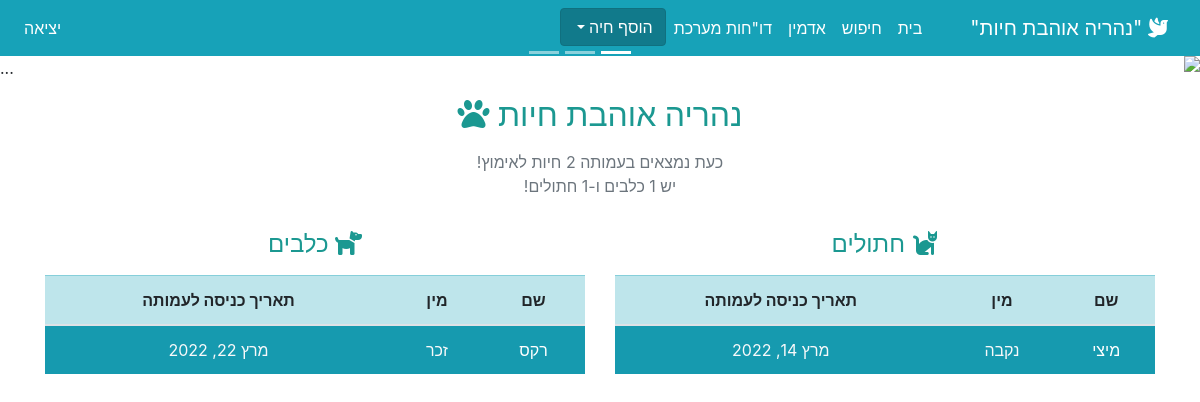
The page / on the database its author committed.
### shelter/models.py (models this page shows, shortened)
class Cat(models.Model):
    id = models.AutoField(primary_key=True)
    name = models.CharField(max_length=255, verbose_name=_('שם'))
    birth_date = models.DateField(default=datetime.date.today, verbose_name=_('תאריך לידה'))
    gender = models.CharField(choices=GENDER_CHOICES, max_length=6, verbose_name=_('מין'))
    image = models.ImageField(upload_to='mediaCats/', default='media/generic_img.png', blank=True, verbose_name=_('הוסף תמונה'))
    description = models.TextField(max_length=360, verbose_name=_('תיאור החתול/ה'))
    location = models.CharField(choices=PLACES, max_length=20, verbose_name=_('מיקום'))
    acceptance_date = models.DateField(default=datetime.date.today, verbose_name=_('תאריך קבלה לעמותה'))
    story = models.TextField(max_length=255, blank=True, default=None, null=True, verbose_name=_('סיפור החתול/ה'))
    sterilization = models.DateField(default=None, verbose_name=_('סירוס/עיקור'))
    sterilization_approval = models.ImageField(upload_to='mediaCats/', blank=True, default=None, verbose_name=_('אישור סירוס/עיקור'))
    notebook = models.BooleanField(default=False, verbose_name=_('פנקס חיסונים'))
    vaccine_book_url = models.TextField(max_length=255, blank=True, default=None, null=True, verbose_name=_('קישור לפנקס חיסונים'))
    square_vaccine = models.BooleanField(default=False, verbose_name=_('חיסון מרובע'))
    ticks_fleas_treatment = models.DateField(default=None, verbose_name=_('טיפול קרציות ופרעושים'))
    next_treatment = models.DateField(default=None, verbose_name=_('תאריך הטיפול הבא'))
    next_treatment_comments = models.TextField(max_length=255, blank=True, default=None,null = True, verbose_name=_('הערות לטיפול הבא'))
    died = models.BooleanField(default=False, verbose_name=_('נפטר/ה'))
    death_reason = models.TextField(max_length=255, blank=True, default=None,null = True, verbose_name=_('סיבת פטירה'))
    death_date = models.DateField(blank=True, null = True, verbose_name=_('תאריך פטירה'))
    adopter_id = models.IntegerField(default=None,blank=True, null=True, verbose_name=_('ת.ז של המאמצ/ת'))

class Dog(models.Model):
    id = models.AutoField(primary_key=True)
    chip_number = models.IntegerField(blank=True, default=None, null=True, verbose_name=_('מספר שבב'))
    name = models.CharField(max_length=255, verbose_name=_('שם'))
    birth_date = models.DateField(default=datetime.date.today, verbose_name=_('תאריך לידה'))
    gender = models.CharField(choices=GENDER_CHOICES, max_length=6, verbose_name=_('מין'))
    image = models.ImageField(upload_to='mediaDogs/', default='media/generic_img.png', blank=True, verbose_name=_('הוסף תמונה'))
    size = models.CharField(choices=SIZE_CHOICES, max_length=255, verbose_name=_('גודל'))
    color = models.CharField(max_length=255, verbose_name=_('צבע'))
    description = models.TextField(max_length=255, blank=True, default=None, null = True, verbose_name=_('תיאור הכלב'))
    behaviour_description = models.TextField(max_length=255, blank=True, default=None, null=True,verbose_name=_('תיאור התנהגותי'))
    location = models.CharField(choices=PLACES, max_length=20, verbose_name=_('מיקום הכלב'))
    acceptance_date = models.DateField(default=datetime.date.today, verbose_name=_('תאריך קבלה לעמותה'))
    exit_date = models.DateField(default=datetime.date.today, verbose_name=_('תאריך יציאה מעמותה'))
    story = models.TextField(max_length=255, blank=True, default=None, null=True, verbose_name=_('סיפור הכלב'))
    clinic = models.TextField(max_length=255, blank=True, default=None, null=True, verbose_name=_('מרפאה וטרינרית'))
    sterilization = models.DateField(blank=True, null=True, verbose_name=_('סירוס/עיקור'))
    sterilization_approval = models.ImageField(upload_to='mediaDogs/', blank=True, default=None, verbose_name=_('אישור סירוס/עיקור'))
    notebook = models.BooleanField(default=False, verbose_name=_('יש פנקס חיסונים?'))
    vaccine_book_url = models.TextField(max_length=255, blank=True, default=None, null=True,verbose_name=_('קישור לפנקס חיסונים'))
    rabbies_vaccine = models.DateField(blank=True, null = True, verbose_name=_('חיסון כלבת'))
    next_treatment_rabies = models.DateField(blank=True, null=True, verbose_name=_('כלבת - תאריך הטיפול הבא'))
    rabies_vaccine_approval = models.ImageField(upload_to='mediaDogs/', null=False, default=None, verbose_name=_('אישור חיסון כלבת'))
    hexagonal_vaccine = models.DateField(blank=True, null = True, verbose_name=_('חיסון משושה'))
    next_treatment_hexagonal = models.DateField(blank=True, null = True, verbose_name=_('משושה - תאריך הטיפול הבא'))
    nonagonal_vaccine = models.DateField(blank=True, null = True, verbose_name=_('חיסון מתושע'))
    ocagonal_vaccine1 = models.DateField(blank=True, null = True, verbose_name=_('חיסון מתומן 1'))
    ocagonal_vaccine2 = models.DateField(blank=True, null = True, verbose_name=_('חיסון מתומן 2'))
    ocagonal_vaccine3 = models.DateField(blank=True, null = True, verbose_name=_('חיסון מתומן 3'))
    worming = models.DateField(blank=True, null = True, verbose_name=_('תילוע'))
    next_treatment_worming = models.DateField(blank=True, null=True, verbose_name=_('תילוע - תאריך הטיפול הבא'))
    simparica = models.DateField(blank=True, null = True, verbose_name=_('סימפריקה'))
    next_treatment_simparica = models.DateField(blank=True, null=True, verbose_name=_('סימפריקה - תאריך הטיפול הבא'))
    medical_comments = models.TextField(max_length=255, blank=True, default=None, null=True, verbose_name=_('הערות רפואיות'))
    next_treatment_comments = models.TextField(max_length=255, blank=True, default=None, null=True, verbose_name=_('הערות לטיפול הבא'))
    died = models.BooleanField(default=False, verbose_name=_('נפטר/ה'))
    death_date = models.DateField(blank=True, null=True, verbose_name=_('תאריך הפטירה'))
    death_reason = models.TextField(max_length=255, blank=True, default=None, null=True, verbose_name=_('סיבת פטירה'))
    adopter_id = models.IntegerField(default=None, blank=True, null=True, verbose_name=_('ת.ז. של המאמצ/ת'))
    adopter_name = models.TextField(max_length=255, blank=True, default=None, null=True, verbose_name=_('שם המאמצ/ת'))
    adoption_date = models.DateField(blank=True, null = True, verbose_name=_('תאריך אימוץ'))
    waiver_forms = models.TextField(max_length=255, blank=True, default=None, null=True, verbose_name=_('מסמך העברה'))
    returner_id = models.IntegerField(default=0, blank=True, null=True, verbose_name=_('ת.ז. של מחזיר הכלב/ה'))
    return_date = models.DateField(blank=True, null = True, verbose_name=_('תאריך החזרה'))
    reason_of_return = models.TextField(max_length=255, blank=True, default=None, null=True, verbose_name=_('סיבת ההחזרה'))
    giveaway_forms = models.TextField(max_length=255, blank=True, default=None, null=True, verbose_name=_('מסמך החזרה'))

### shelter/views.py (the view)
# urls.py: path('', views.home, name='home'),
def home(request):
    cats = Cat.objects.all()
    no_of_cats = len(cats)
    paginator1 = Paginator(cats, 3)
    page = request.GET.get('catpage')
    cats = paginator1.get_page(page)
    dogs = Dog.objects.all()
    no_of_dogs = len(dogs)
    paginator2 = Paginator(dogs, 3)
    page = request.GET.get('dogpage')
    dogs = paginator2.get_page(page)
    no_of_animals = no_of_cats + no_of_dogs
    return render(request, 'home.html', {'cats': cats,
                                         'dogs': dogs,
                                         'no_of_animals': no_of_animals,
                                         'no_of_dogs': no_of_dogs,
                                         'no_of_cats': no_of_cats})

### shelter/templates/home.html (shortened to what this page needs)
{% extends 'base.html' %} {% block content %}
<div id="carouselExampleCaptions" class="carousel slide" data-ride="carousel">
  <ol class="carousel-indicators">
    <li
      data-target="#carouselExampleCaptions"
      data-slide-to="0"
      class="active"
    ></li>
    <li data-target="#carouselExampleCaptions" data-slide-to="1"></li>
    <li data-target="#carouselExampleCaptions" data-slide-to="2"></li>
  </ol>
  <div class="carousel-inner">
    <div class="carousel-item active">
      <img
        src="https://source.unsplash.com/1400x240/?dog,cat"
        class="d-block w-100"
        alt="..."
      />
      <div class="carousel-caption d-none d-md-block">
      </div>
    </div>
  </div>
  <a
    class="carousel-control-prev"
    href="#carouselExampleCaptions"
    role="button"
    data-slide="prev"
  >
    <span class="carousel-control-prev-icon" aria-hidden="true"></span>
  </a>
  <a
    class="carousel-control-next"
    href="#carouselExampleCaptions"
    role="button"
    data-slide="next"
  >
    <span class="carousel-control-next-icon" aria-hidden="true"></span>
  </a>
</div>
<div class="container">
  <div class="row">
    <div class="col-md-12">
      <h2 class="text-center mt-3 mb-3" style="color: #1b9891;">
        נהריה אוהבת חיות <i class="fas fa-paw"></i>
      </h2>
      <p class="text-center text-muted">
        כעת נמצאים בעמותה {{no_of_animals}} חיות לאימוץ!
      <br>
        יש {{no_of_dogs}} כלבים ו-{{no_of_cats}} חתולים!
      </p>
    </div>
  </div>
  <div class="row">
    <div class="col-md-6">
      <h4 class="text-center mt-3 mb-3" style="color: #1b9891;">
        <i class="fas fa-cat"></i> חתולים
      </h4>
      <table class="table table-striped text-center">
        <thead class="table-info">
          <tr>
            <th scope="col">שם</th>
            <th scope="col">מין</th>
            <th scope="col">תאריך כניסה לעמותה</th>
          </tr>
        </thead>
        <tbody class="bg-info">
          {% for cat in cats %}
          <tr class="text-light">
            <td><a href="../cat/{{cat.id}}"><div style="color: white; height:100%; width:100%"> {{cat.name}} </div></a></td>
            <td>{{ cat.get_gender_display }}</td>
            <td>{{ cat.acceptance_date }}</td>
          </tr>
          {% endfor %}
        </tbody>
      </table>
    </div>
    <div class="col-md-6">
      <h4 class="text-center mt-3 mb-3" style="color: #1b9891;">
        <i class="fas fa-dog"></i> כלבים
      </h4>
      <table class="table table-striped text-center" >
        <thead class="table-info" >
          <tr>
            <th scope="col">שם</th>
            <th scope="col">מין</th>
            <th scope="col">תאריך כניסה לעמותה</th>
          </tr>
        </thead>
        <tbody class="bg-info">
          {% for dog in dogs %}
          <tr class="text-light">
          <td><a href="../dog/{{dog.id}}"><div style="color: white; height:100%;width:100%"> {{dog.name}} </div></a></td>
            <td>{{ dog.get_gender_display }}</td>
            <td>{{ dog.acceptance_date }}</td>
          </tr>
          {% endfor %}
        </tbody>
      </table>
    </div>
  </div>
</div>
{% endblock content %}

### rows shown on the page
Cat: name "מיצי", gender "נקבה", acceptance_date "מרץ 14, 2022"
Dog: name "רקס", gender "זכר", acceptance_date "מרץ 22, 2022"
